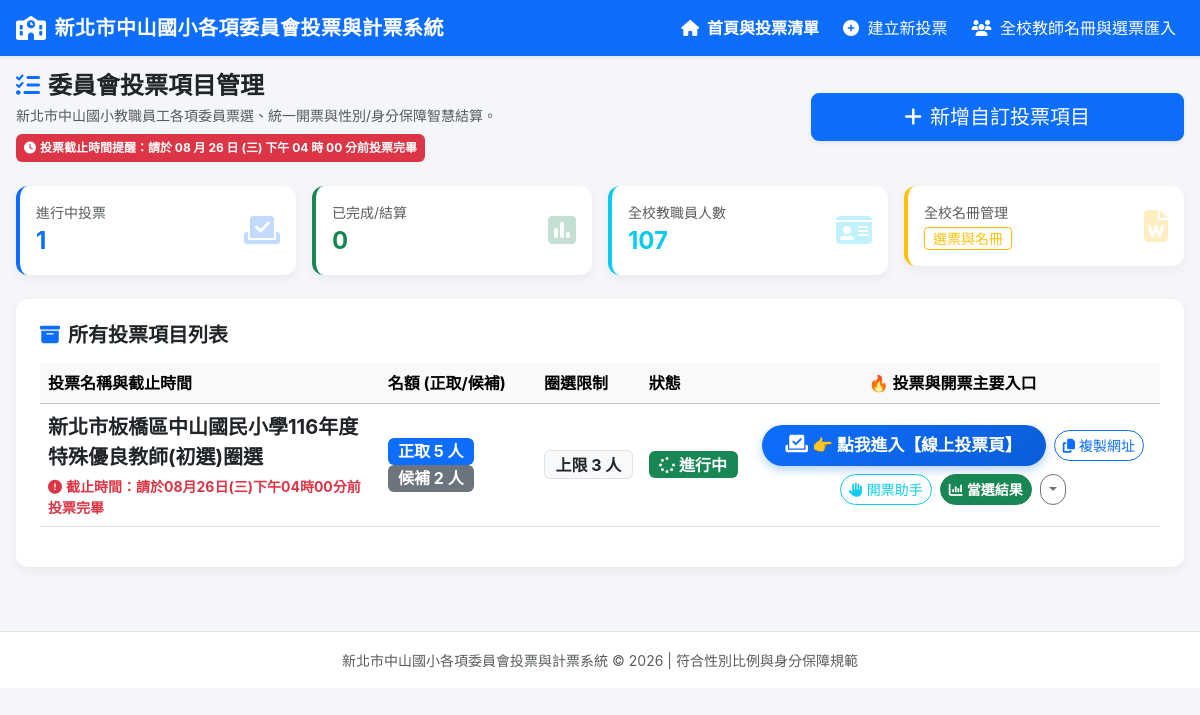
/, run on an earlier commit of the app's database.
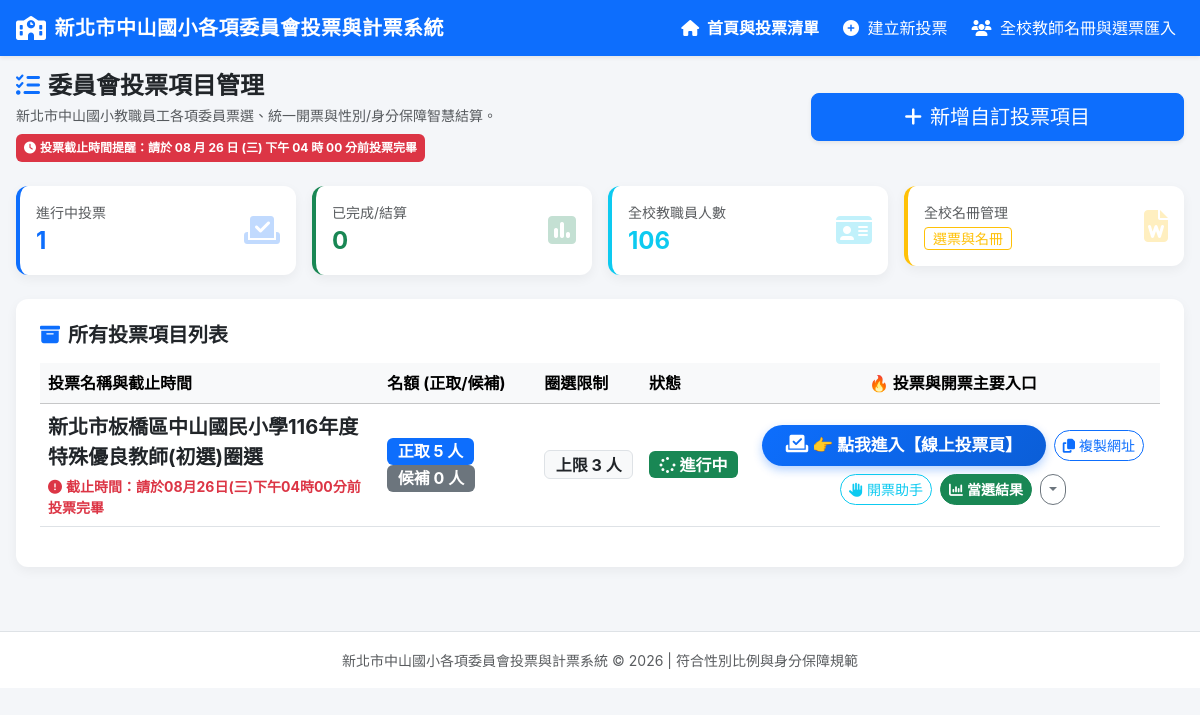
And on a later commit of the database.
### tables this page shows
CREATE TABLE committees (
        id INTEGER PRIMARY KEY AUTOINCREMENT,
        title TEXT NOT NULL,
        description TEXT,
        seats_count INTEGER NOT NULL DEFAULT 5,
        alternate_count INTEGER NOT NULL DEFAULT 2,
        max_votes_per_ballot INTEGER NOT NULL DEFAULT 5,
        gender_rule_type TEXT NOT NULL DEFAULT 'one_third', 
        -- options: 'none', 'one_third', 'half_female', 'custom'
        min_male_count INTEGER DEFAULT 0,
        min_female_count INTEGER DEFAULT 0,
        identity_rule_type TEXT DEFAULT 'none',
        -- options: 'none', 'non_admin_half', 'custom'
        min_non_admin_count INTEGER DEFAULT 0,
        status TEXT NOT NULL DEFAULT 'draft', -- 'draft', 'active', 'closed'
        created_at DATETIME DEFAULT CURRENT_TIMESTAMP
    , auth_mode TEXT DEFAULT 'direct', show_gender INTEGER DEFAULT 1, show_admin INTEGER DEFAULT 1);

### app.py (the view)
@app.route('/')
def index():
    conn = get_db()
    cursor = conn.cursor()
    cursor.execute("SELECT * FROM committees ORDER BY id DESC")
    committees = [dict(row) for row in cursor.fetchall()]
    cursor.execute("SELECT COUNT(*) FROM teachers")
    teacher_count = cursor.fetchone()[0]
    conn.close()
    active_count = sum(1 for c in committees if c['status'] == 'active')
    closed_count = sum(1 for c in committees if c['status'] == 'closed')
    return render_template('index.html',
                           committees=committees,
                           active_count=active_count,
                           closed_count=closed_count,
                           teacher_count=teacher_count)

### db.py (called while the page is built)
def get_db():
    conn = sqlite3.connect(DB_PATH)
    conn.row_factory = sqlite3.Row
    return conn

### templates/index.html (shortened to what this page needs)
{% extends 'base.html' %}
{% block content %}
<div class="row mb-3 mb-md-4 align-items-center">
    <div class="col-md-8">
        <h3 class="fw-bold text-dark mb-1 fs-4 fs-md-3">
            <i class="fa-solid fa-list-check text-primary me-2"></i>委員會投票項目管理
        </h3>
        <p class="text-muted small mb-0">新北市中山國小教職員工各項委員票選、統一開票與性別/身分保障智慧結算。</p>
        <div class="badge bg-danger fs-7 mt-2 p-2 text-wrap text-start">
            <i class="fa-solid fa-clock me-1"></i>投票截止時間提醒：請於 08 月 26 日 (三) 下午 04 時 00 分前投票完畢
        </div>
    </div>
    <div class="col-md-4 text-md-end mt-3 mt-md-0">
        <a href="/committee/new" class="btn btn-primary btn-lg w-100 w-md-auto shadow-sm">
            <i class="fa-solid fa-plus me-2"></i>新增自訂投票項目
        </a>
    </div>
</div>
<div class="row g-2 g-md-3 mb-3 mb-md-4">
    <div class="col-6 col-md-3">
        <div class="card card-custom bg-white border-start border-4 border-primary p-2 p-md-3">
            <div class="d-flex justify-content-between align-items-center">
                <div>
                    <div class="text-muted small">進行中投票</div>
                    <div class="fs-4 fs-md-3 fw-bold text-primary">{{ active_count }}</div>
                </div>
                <i class="fa-solid fa-vote-yea fs-2 fs-md-1 text-primary opacity-25"></i>
            </div>
        </div>
    </div>
    <div class="col-6 col-md-3">
        <div class="card card-custom bg-white border-start border-4 border-success p-2 p-md-3">
            <div class="d-flex justify-content-between align-items-center">
                <div>
                    <div class="text-muted small">已完成/結算</div>
                    <div class="fs-4 fs-md-3 fw-bold text-success">{{ closed_count }}</div>
                </div>
                <i class="fa-solid fa-square-poll-vertical fs-2 fs-md-1 text-success opacity-25"></i>
            </div>
        </div>
    </div>
    <div class="col-6 col-md-3">
        <div class="card card-custom bg-white border-start border-4 border-info p-2 p-md-3">
            <div class="d-flex justify-content-between align-items-center">
                <div>
                    <div class="text-muted small">全校教職員人數</div>
                    <div class="fs-4 fs-md-3 fw-bold text-info">{{ teacher_count }}</div>
                </div>
                <i class="fa-solid fa-id-card fs-2 fs-md-1 text-info opacity-25"></i>
            </div>
        </div>
    </div>
    <div class="col-6 col-md-3">
        <div class="card card-custom bg-white border-start border-4 border-warning p-2 p-md-3">
            <div class="d-flex justify-content-between align-items-center">
                <div>
                    <div class="text-muted small">全校名冊管理</div>
                    <a href="/roster" class="btn btn-sm btn-outline-warning mt-1 py-0 px-2 small">選票與名冊</a>
                </div>
                <i class="fa-solid fa-file-word fs-2 fs-md-1 text-warning opacity-25"></i>
            </div>
        </div>
    </div>
</div>
<div class="card card-custom bg-white p-3 p-md-4">
    <h5 class="fw-bold mb-3"><i class="fa-solid fa-box-archive me-2 text-primary"></i>所有投票項目列表</h5>
    {% if not committees %}
    <div class="text-center py-5 text-muted">
        <i class="fa-solid fa-folder-open fs-1 mb-3 text-secondary"></i>
        <h5>目前尚無任何投票項目</h5>
        <p>點擊上方「新增自訂投票項目」按鈕開始設定！</p>
    </div>
    {% else %}
    <div class="table-responsive d-none d-md-block">
        <table class="table table-hover align-middle">
            <thead class="table-light">
                <tr>
                    <th>投票名稱與截止時間</th>
                    <th>名額 (正取/候補)</th>
                    <th>圈選限制</th>
                    <th>狀態</th>
                    <th class="text-center">🔥 投票與開票主要入口</th>
                </tr>
            </thead>
            <tbody>
                {% for c in committees %}
                <tr>
                    <td>
                        <strong class="fs-5 text-dark">{{ c.title }}</strong>
                        <div class="text-danger fw-bold small mt-1">
                            <i class="fa-solid fa-circle-exclamation me-1"></i>截止時間：請於08月26日(三)下午04時00分前投票完畢
                        </div>
                    </td>
                    <td>
                        <span class="badge bg-primary fs-6">正取 {{ c.seats_count }} 人</span>
                        <span class="badge bg-secondary fs-6">候補 {{ c.alternate_count }} 人</span>
                    </td>
                    <td><span class="badge bg-light text-dark border fs-6">上限 {{ c.max_votes_per_ballot }} 人</span></td>
                    <td>
                        {% if c.status == 'active' %}
                        <span class="badge bg-success fs-6"><i class="fa-solid fa-spinner fa-spin me-1"></i>進行中</span>
                        {% elif c.status == 'closed' %}
                        <span class="badge bg-secondary fs-6">已截止</span>
                        {% else %}
                        <span class="badge bg-warning text-dark fs-6">草稿備妥</span>
                        {% endif %}
                    </td>
                    <td class="text-center py-3">
                        <div class="d-flex justify-content-center align-items-center gap-2 flex-wrap">
                            <a href="/vote/{{ c.id }}" class="btn btn-vote-prominent px-4 py-2 fw-bold rounded-pill" target="_blank">
                                <i class="fa-solid fa-check-to-slot me-1 fs-5"></i>👉 點我進入【線上投票頁】
                            </a>
                            <button class="btn btn-outline-primary btn-sm rounded-pill" onclick="copyVoteUrl({{ c.id }})" title="複製投票網址給老師">
                                <i class="fa-solid fa-copy me-1"></i>複製網址
                            </button>
                            <a href="/manual_count/{{ c.id }}" class="btn btn-sm btn-outline-info rounded-pill">
                                <i class="fa-solid fa-hand me-1"></i>開票助手
                            </a>
                            <a href="/result/{{ c.id }}" class="btn btn-sm btn-success fw-bold rounded-pill">
                                <i class="fa-solid fa-chart-column me-1"></i>當選結果
                            </a>
                            <button class="btn btn-sm btn-outline-secondary dropdown-toggle rounded-pill" data-bs-toggle="dropdown"></button>
                        </div>
                    </td>
                </tr>
                {% endfor %}
            </tbody>
        </table>
    </div>
    {% endif %}
</div>
{% endblock %}

### templates/base.html (shortened to what this page needs)
<!DOCTYPE html>
<html lang="zh-TW">
<head>
    <link href="https://cdn.jsdelivr.net/npm/bootstrap@5.3.3/dist/css/bootstrap.min.css" rel="stylesheet">
    <link href="https://cdnjs.cloudflare.com/ajax/libs/font-awesome/6.5.1/css/all.min.css" rel="stylesheet">
    <link href="https://cdn.jsdelivr.net/npm/sweetalert2@11.10.5/dist/sweetalert2.min.css" rel="stylesheet">
</head>
<body>
    <nav class="navbar navbar-expand-lg navbar-dark bg-primary sticky-top shadow-sm">
        <div class="container-fluid px-3">
            <a class="navbar-brand d-flex align-items-center gap-2" href="/">
                <i class="fa-solid fa-school fs-4"></i>
                <span>新北市中山國小各項委員會投票與計票系統</span>
            </a>
            <div class="collapse navbar-collapse" id="navbarNav">
                <ul class="navbar-nav ms-auto gap-2 pt-2 pt-lg-0">
                    <li class="nav-item">
                        <a class="nav-link text-white fw-bold" href="/"><i class="fa-solid fa-house me-1"></i> 首頁與投票清單</a>
                    </li>
                    <li class="nav-item">
                        <a class="nav-link text-white" href="/committee/new"><i class="fa-solid fa-plus-circle me-1"></i> 建立新投票</a>
                    </li>
                    <li class="nav-item">
                        <a class="nav-link text-white" href="/roster"><i class="fa-solid fa-users me-1"></i> 全校教師名冊與選票匯入</a>
                    </li>
                </ul>
            </div>
        </div>
    </nav>
    <main class="container-fluid px-3 py-3">
        {% block content %}{% endblock %}
    </main>
    <footer class="text-center py-3 text-muted border-top mt-5 bg-white">
        <small>新北市中山國小各項委員會投票與計票系統 &copy; 2026 | 符合性別比例與身分保障規範</small>
    </footer>
</body>
</html>

### templates/base.html (style rules this page uses)
body { background-color: #f4f6f9; font-family: -apple-system, BlinkMacSystemFont, "Segoe UI", Roboto, "Helvetica Neue", Arial, "Microsoft JhengHei", sans-serif; overflow-x: hidden; }
.navbar-brand { font-weight: 700; letter-spacing: 0.5px; }
.card-custom { border: none; border-radius: 12px; box-shadow: 0 4px 12px rgba(0,0,0,0.05); transition: transform 0.2s ease, box-shadow 0.2s ease; }
.btn-vote-prominent { background: linear-gradient(135deg, #0d6efd 0%, #0b5ed7 100%); color: white !important; font-size: 1.05rem; box-shadow: 0 4px 10px rgba(13, 110, 253, 0.3); border: none; transition: all 0.2s ease; }

What changed in the data, as far as the page shows it:
changed committees "新北市板橋區中山國民小學116年度特殊優良教師(初選)圈選": alternate_count "2" → "0"
Also different on the page:
{{ teacher_count }}: "107" → "106"
